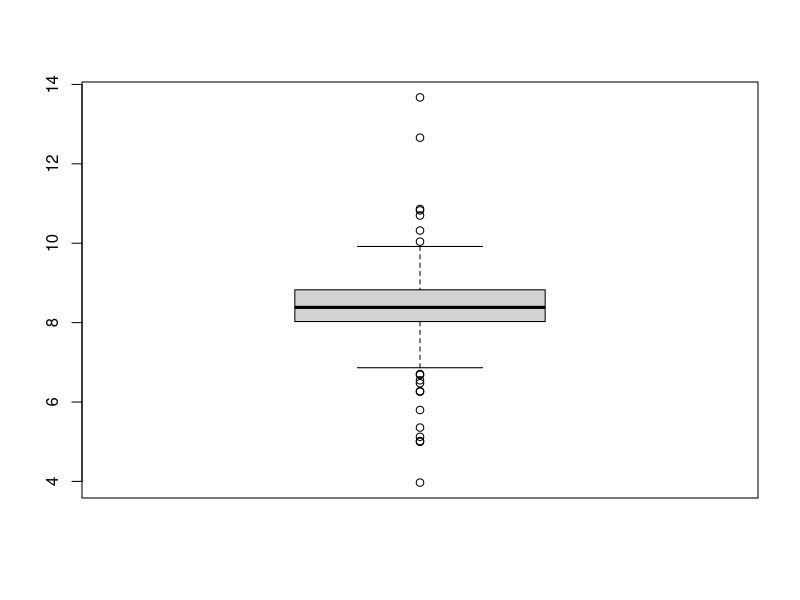
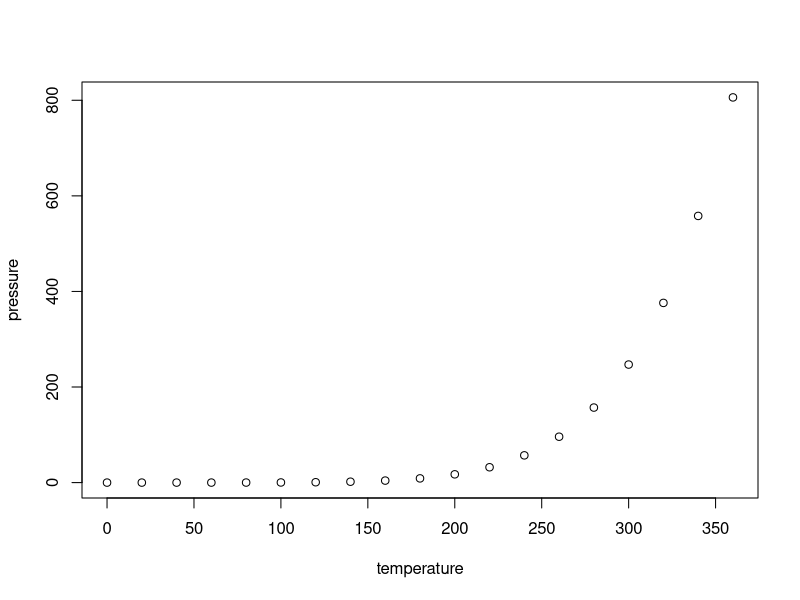

Write R code to recreate these figures, in order.
## ---- chunk 1
setwd("~/Documents/@Grad School/@SMU/@Term 1 Courses/Doing Data Science/Week11/DDS_Case_Study_2/data")
well_data <- read.csv("deo_well_data.csv", stringsAsFactors = FALSE)
registry_data <- read.csv("fracfocus_registry_texas.csv", stringsAsFactors = FALSE)
well_data$FirstProd <- as.Date(well_data$FirstProd, "%m/%d/%Y")
well_data$Oil_PkNorm_PerK_6mo <- as.numeric(well_data$Oil_PkNorm_PerK_6mo)
setwd("~/Documents/@Grad School/@SMU/@Term 1 Courses/Doing Data Science/Week11/DDS_Case_Study_2/qn_code_and_plots")
## ---- chunk 2
peak_performance_wells <- subset(well_data, !is.na(well_data$Oil_PkNorm_PerK_6mo))
boxplot(log(peak_performance_wells$Oil_PkNorm_PerK_6mo))
## ---- chunk 3
plot(pressure)
